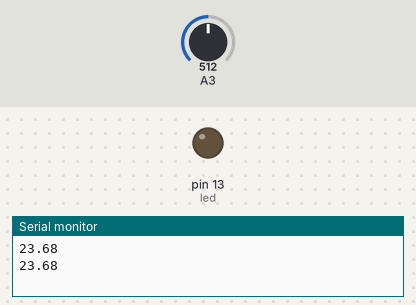
Bench run of a sketch on a simulated Arduino Uno, built with avr-gcc and run on an emulated ATmega328P. Shown: output pins drawn as LEDs (lit = HIGH), the last lines printed to the serial monitor. Inputs (shaded band) come from the test bench; at power-on: A3 = 512.

Above: at 1.3 s.
1.4 s: A3 set to 485
At 3.2 s:
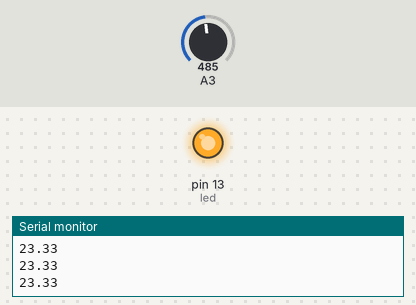
3.5 s: A3 set to 511
At 4.8 s:
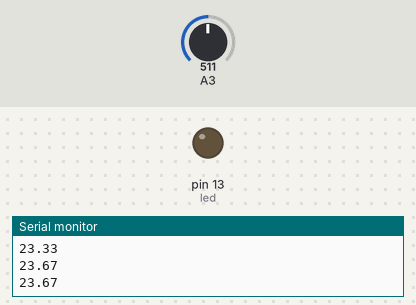
5.5 s: A3 set to 306
At 6.4 s:
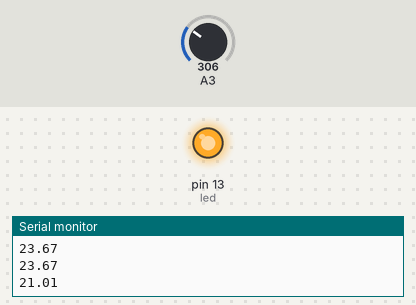
Timing chart, 0 to 8.5 s (numbered marks = the images above; inputs shaded):
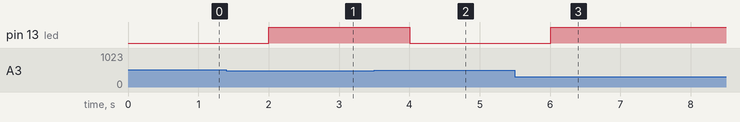

Measured:
- the behaviour switches between 498 and 497 on A3 (found by bisection; images 0 and 1)
- after the input at 1.4 s, pin 13 (led): LOW → HIGH after 0.60 s
- after the input at 3.5 s, pin 13 (led): HIGH → LOW after 0.50 s
- after the input at 5.5 s, pin 13 (led): LOW → HIGH after 0.51 s

The sketch:

sketch_apr27a.ino
```cpp
int led = 13;
double analog_data = 0;
double temp = 0;
double control_led;

void setup () {
  Serial.begin(9600);
  pinMode(led, OUTPUT);
}

void loop () {
  analog_data = analogRead(3);
  temp = (analog_data*0.013)+17.027;
  delay(500);
  if (temp > 27) {digitalWrite(led, 1);}
  else if (temp < 23.5) {digitalWrite(led, 1);}
  else {digitalWrite(led, 0);}
  Serial.println(temp);
}
```
